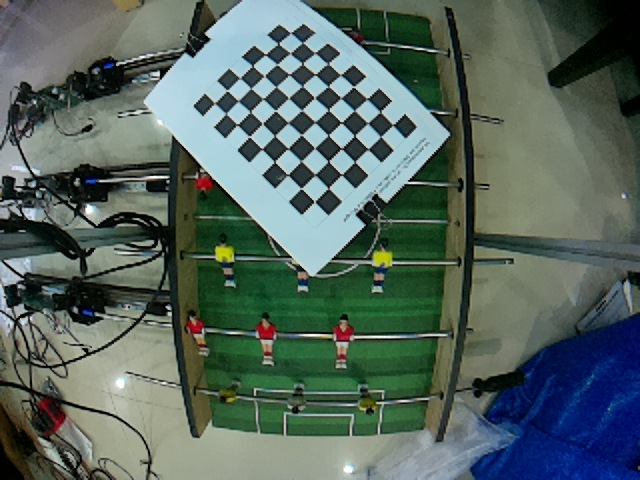
#> input picture v0/software/camera/secondcalib/test2.jpg, 640 x 480 px, found by its file name
$ python calibratepic.py
#> lines starting #> are read from the running program, lines starting #| are printed output that depends on the picture
import numpy as np
import cv2 as cv

# [4 lines of commented-out code are left out]

mtx = np.array([[301.49190596,0.,314.35147902], [0.,301.25920544,215.49344076],[0.,0.,1.]])
dist = np.array([-0.31445176,  0.10576482,  0.00376648,  0.00188659, -0.0180011 ])

img = cv.imread('test2.jpg')
#> img is the input picture: shape (480, 640, 3); mean B, G, R 94.8, 101.7, 85.4
h,  w = img.shape[:2]
#> h = 480; w = 640
newcameramtx, roi = cv.getOptimalNewCameraMatrix(mtx, dist, (w,h), 1, (w,h))
#> roi = (0, 65, 639, 286)
# undistort
mapx, mapy = cv.initUndistortRectifyMap(mtx, dist, None, newcameramtx, (w,h), 5)
dst = cv.remap(img, mapx, mapy, cv.INTER_LINEAR)
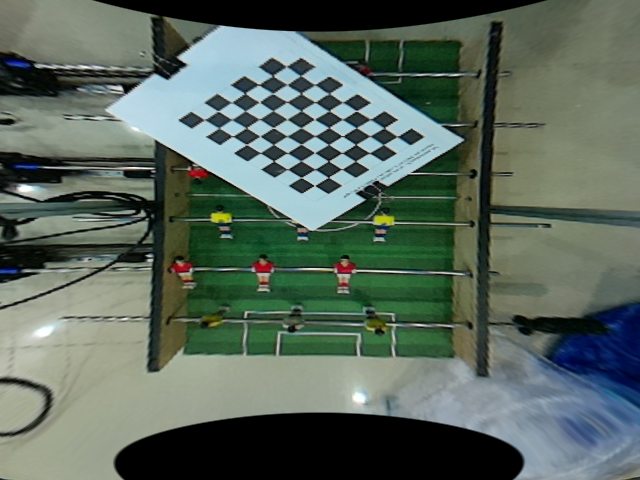
#> dst: shape (480, 640, 3); mean B, G, R 93.6, 104.1, 89.6

np.savetxt("cameramatrix.txt",mtx)
np.savetxt("distortion.txt", dist)

# crop the image
x, y, w, h = roi
#> x = 0; y = 65; w = 639; h = 286
offset = 0
dst = dst[y-offset:y+h+offset, x:x+w]
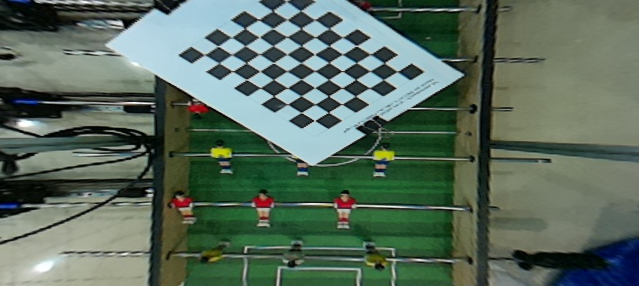
#> dst: shape (286, 639, 3); mean B, G, R 93.6, 107.8, 89.5
cv.imwrite('testing.png', dst)

$ run again, with v0/software/camera/secondcalib/test1.jpg copied over v0/software/camera/secondcalib/test2.jpg
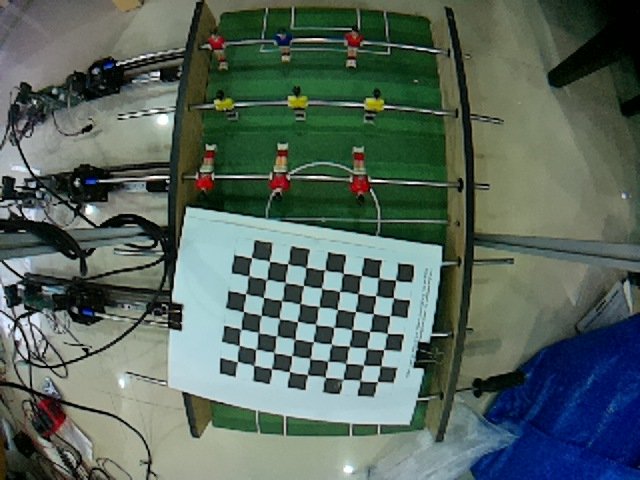
#> input picture v0/software/camera/secondcalib/test1.jpg, 640 x 480 px, found by its file name
#> img is the input picture: shape (480, 640, 3); mean B, G, R 93.3, 102, 86.5
#> `dst = cv.remap(img, mapx, mapy, cv.INTER_LINEAR)`:
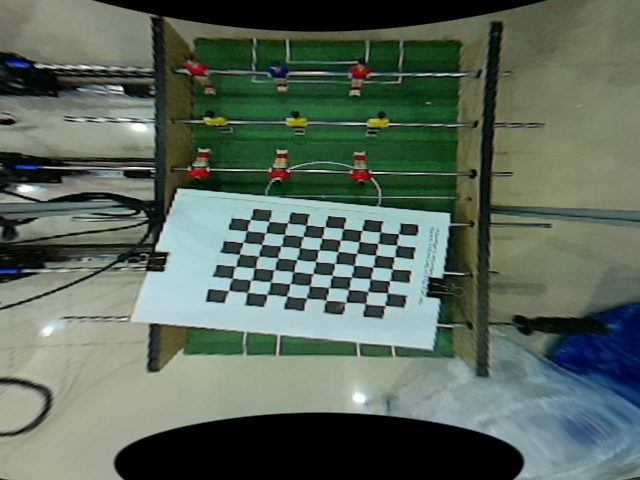
#> dst: shape (480, 640, 3); mean B, G, R 91.4, 103.8, 89.8
#> `dst = dst[y-offset:y+h+offset, x:x+w]`:
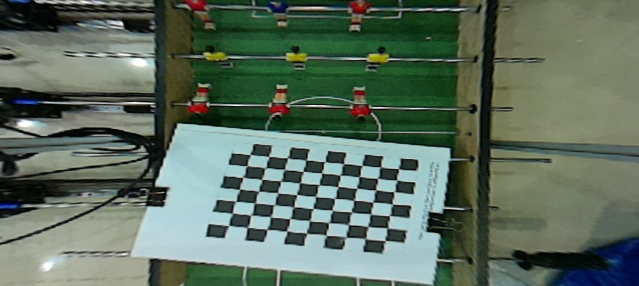
#> dst: shape (286, 639, 3); mean B, G, R 94.8, 109.7, 92.7

$ run again, with v0/software/camera/secondcalib/test10.jpg copied over v0/software/camera/secondcalib/test2.jpg
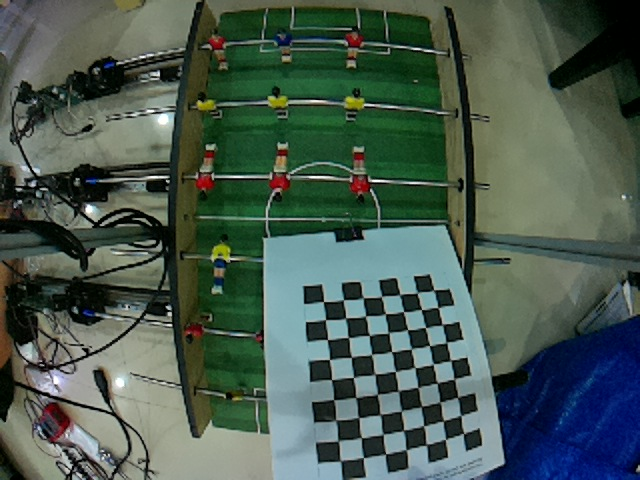
#> input picture v0/software/camera/secondcalib/test10.jpg, 640 x 480 px, found by its file name
#> img is the input picture: shape (480, 640, 3); mean B, G, R 79.9, 90, 73.2
#> `dst = cv.remap(img, mapx, mapy, cv.INTER_LINEAR)`:
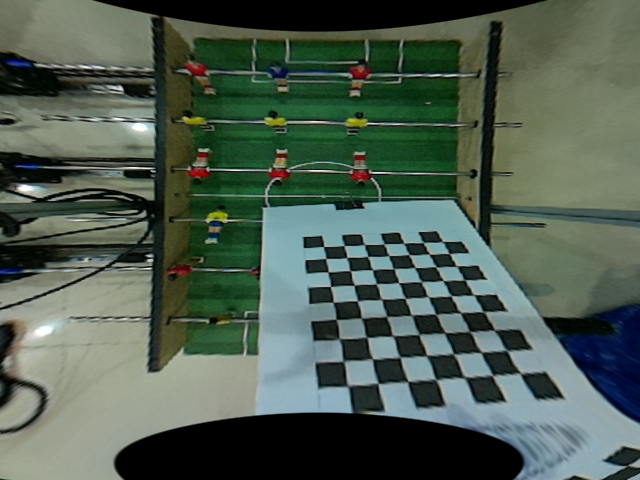
#> dst: shape (480, 640, 3); mean B, G, R 80.9, 93.3, 78.3
#> `dst = dst[y-offset:y+h+offset, x:x+w]`:
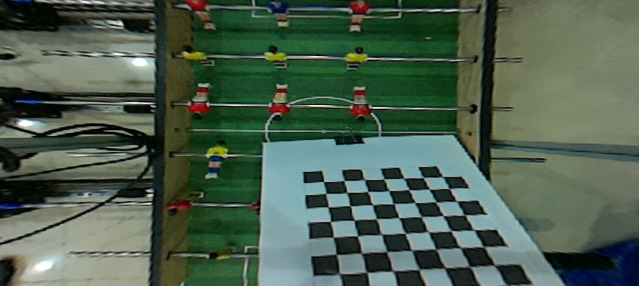
#> dst: shape (286, 639, 3); mean B, G, R 79.3, 95.7, 77.1

$ run again, with v0/software/camera/secondcalib/test11.jpg copied over v0/software/camera/secondcalib/test2.jpg
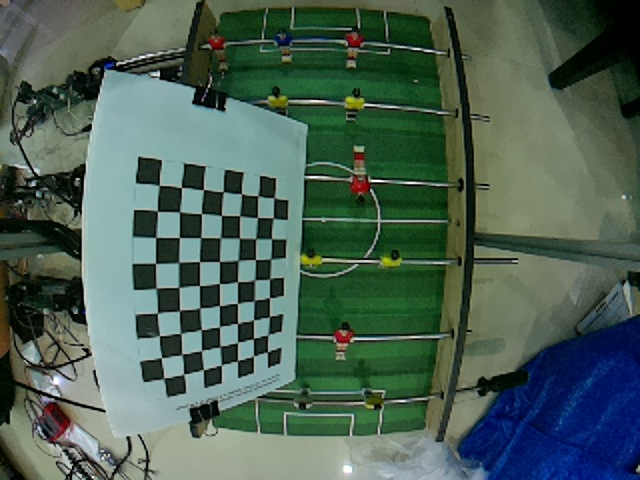
#> input picture v0/software/camera/secondcalib/test11.jpg, 640 x 480 px, found by its file name
#> img is the input picture: shape (480, 640, 3); mean B, G, R 84.6, 96.9, 75.6
#> `dst = cv.remap(img, mapx, mapy, cv.INTER_LINEAR)`:
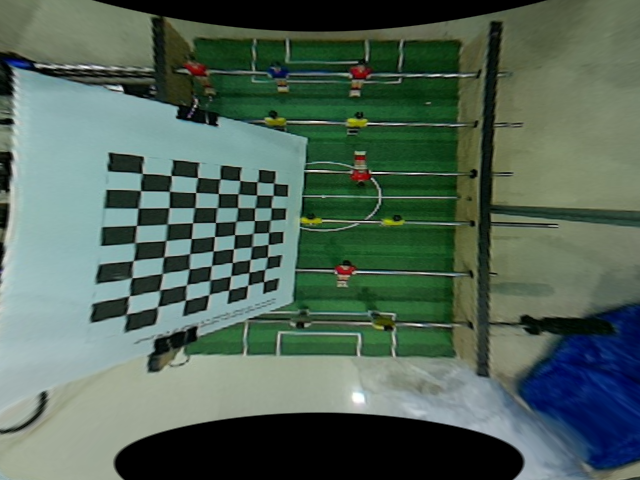
#> dst: shape (480, 640, 3); mean B, G, R 88.3, 101, 81.4
#> `dst = dst[y-offset:y+h+offset, x:x+w]`:
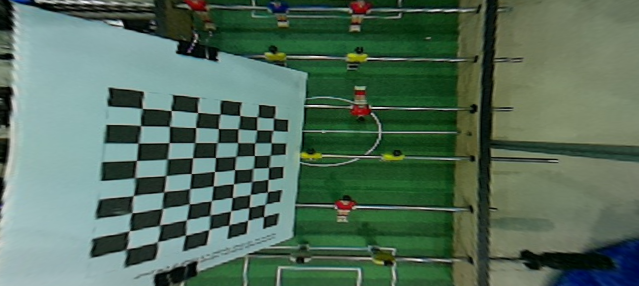
#> dst: shape (286, 639, 3); mean B, G, R 92.3, 110, 84.3
